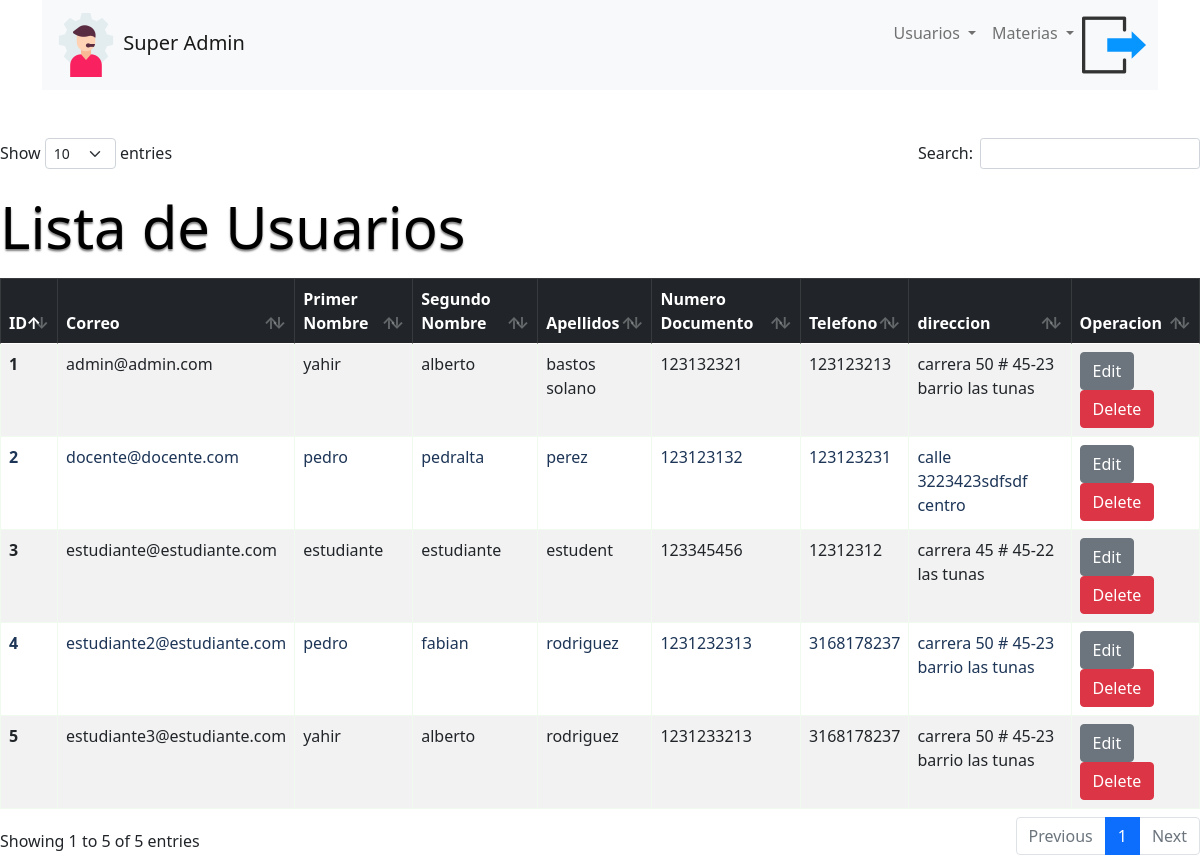
Page /consultarUsers (signed in) on the earlier database version.
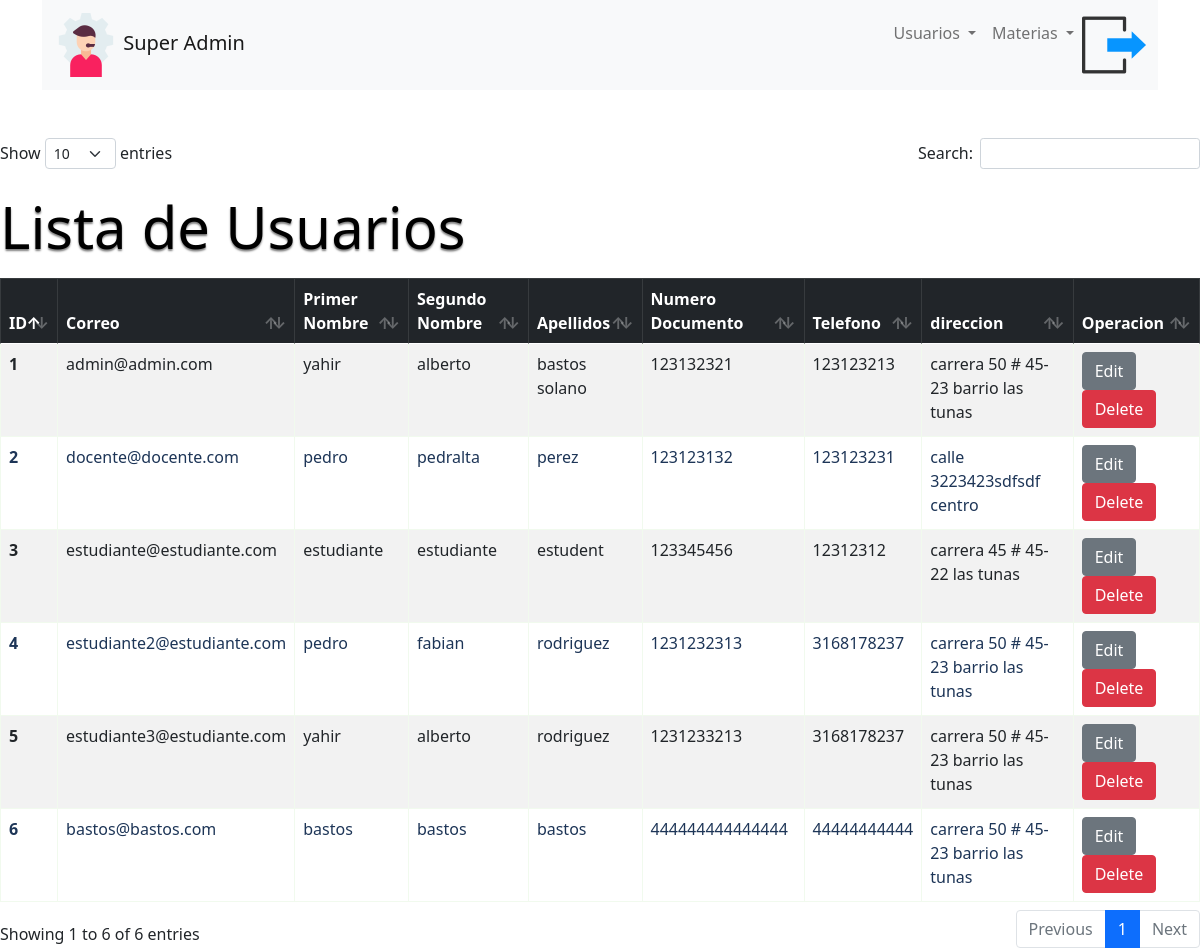
Same page on the later database version.
### tables this page shows
CREATE TABLE usuario (
	idUsuario INTEGER PRIMARY KEY AUTOINCREMENT   NOT NULL ,
	correo VARCHAR(100) NOT NULL ,
	contrasenia VARCHAR(255) NOT NULL ,
	primerNombre VARCHAR(50) NOT NULL ,
	segundoNombre VARCHAR(50) NOT NULL ,
	Apellidos VARCHAR(70) NOT NULL ,
	numDocumento VARCHAR(15) NOT NULL ,
	telefono VARCHAR(15) NOT NULL ,
	direccion VARCHAR(100) NOT NULL ,
	idTipoUsuario INTEGER NOT NULL ,
	FOREIGN KEY (idTipoUsuario) REFERENCES tipoUsuario(idTipoUsuario)
);

### app.py (the view)
@app.route('/consultarUsers')
def consultarUsers():
    db = get_db()
    cur = db.cursor()
    sQuery = "SELECT * FROM usuario"
    cur.execute(sQuery)
    data = cur.fetchall()
    cur.close()
    return render_template("superadmin/consultarUser.html", usuarios = data)

### app.py (called while the page is built)
@app.before_request
def antes_de_cada_ruta():
    ruta = request.path
    if not 'usuario' in session and ruta != "/login" and ruta != "/" and ruta != "/logout" and not ruta.startswith("/static"):
        flash("Inicia sesión para continuar")
        return redirect("/login")

### conexion.py (called while the page is built)
def get_db():
    try:
        if 'db' not in g:
            g.db=sqlite3.connect(DATABASES)
        return g.db
    except Error:
        print(Error)

### templates/superadmin/consultarUser.html (shortened to what this page needs)
{% extends 'base2.html' %}
{% block body %}
<div class="table-responsive mt-5">
<table id="consultaUser" class="table caption-top table-color table-striped table-bordered">
    <caption class="section-title-two">Lista de Usuarios</caption>
    <thead>
      <tr class="table-dark">
        <th scope="col">ID</th>
        <th scope="col">Correo</th>
        <th scope="col">Primer Nombre</th>
        <th scope="col">Segundo Nombre</th>
        <th scope="col">Apellidos</th>
        <th scope="col">Numero Documento</th>
        <th scope="col">Telefono</th>
        <th scope="col">direccion</th>
        <th scope="col">Operacion</th>
      </tr>
    </thead>
    <tbody>
        {% for user in usuarios %}
        <tr>
            <th scope="row">{{ user[0] }}</th>
            <td>{{ user[1] }}</td>
            <td>{{ user.3 }}</td>
            <td>{{ user.4 }}</td>
            <td>{{ user.5 }}</td>
            <td>{{ user.6 }}</td>
            <td>{{ user.7 }}</td>
            <td>{{ user.8 }}</td>
            <td>
                <a href="/editUser/{{ user.0 }}" class="btn btn-secondary">Edit</a>
                <a href="/deleteUser/{{ user.0 }}" class="btn btn-danger btn-delete">Delete</a>
            </td>
        </tr>
        {% endfor %}
    </tbody>
  </table>
</div>
{% endblock %}

Differences in the rows shown:
added usuario: idUsuario "6", correo "bastos@bastos.com", primerNombre "bastos", segundoNombre "bastos", Apellidos "bastos", numDocumento "444444444444444", telefono "44444444444", direccion "carrera 50 # 45-23 barrio las tunas"
Other differences:
text written by a page script: "Show entries Search: Showing 1 to 5 of 5 entries Previous 1 Next" → "Show entries Search: Showing 1 to 6 of 6 entries Previous 1 Next"
